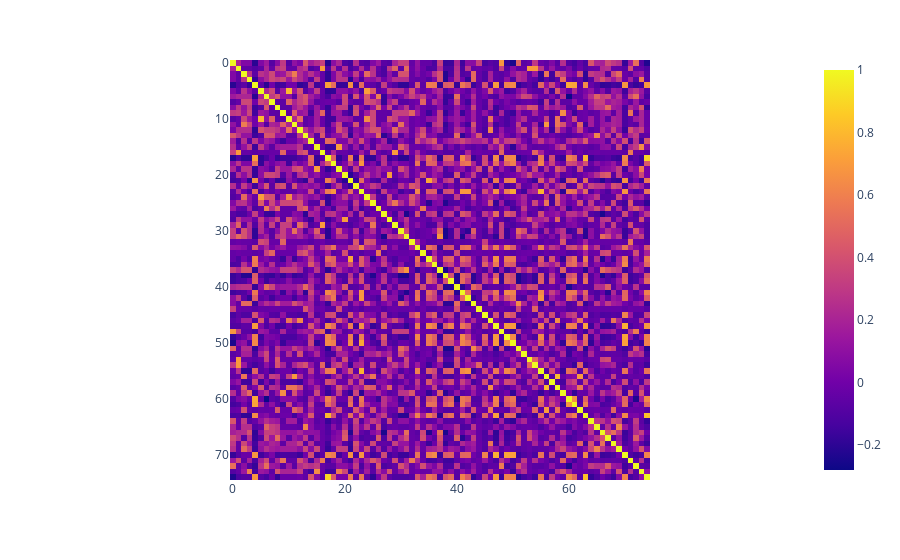

This figure's notebook cell:
### Code cell
fig = px.imshow(users_pierson_correlation)
fig.show()

### Figure 1 — Plotly figure (JSON) as saved in the notebook; plotly's stock layout.template omitted (floating-point values rounded to 4 significant figures; data arrays with more than 128 entries replaced by an {"elided": "..."} marker saying what was removed)
{"data": [{"coloraxis": "coloraxis", "hovertemplate": "x: %{x}<br>y: %{y}<br>color: %{z}<extra></extra>", "name": "0", "type": "heatmap", "x": [0, 1, 2, 3, 4, 5, 6, 7, 8, 9, 10, 11, 12, 13, 14, 15, 16, 17, 18, 19, 20, 21, 22, 23, 24, 25, 26, 27, 28, 29, 30, 31, 32, 33, 34, 35, 36, 37, 38, 39, 40, 41, 42, 43, 44, 45, 46, 47, 48, 49, 50, 51, 52, 53, 54, 55, 56, 57, 58, 59, 60, 61, 62, 63, 64, 65, 66, 67, 68, 69, 70, 71, 72, 73, 74], "xaxis": "x", "y": [0, 1, 2, 3, 4, 5, 6, 7, 8, 9, 10, 11, 12, 13, 14, 15, 16, 17, 18, 19, 20, 21, 22, 23, 24, 25, 26, 27, 28, 29, 30, 31, 32, 33, 34, 35, 36, 37, 38, 39, 40, 41, 42, 43, 44, 45, 46, 47, 48, 49, 50, 51, 52, 53, 54, 55, 56, 57, 58, 59, 60, 61, 62, 63, 64, 65, 66, 67, 68, 69, 70, 71, 72, 73, 74], "yaxis": "y", "z": {"elided": "75x75 float values"}}], "layout": {"coloraxis": {"colorscale": [[0, "#0d0887"], [0.1111, "#46039f"], [0.2222, "#7201a8"], [0.3333, "#9c179e"], [0.4444, "#bd3786"], [0.5556, "#d8576b"], [0.6667, "#ed7953"], [0.7778, "#fb9f3a"], [0.8889, "#fdca26"], [1, "#f0f921"]]}, "margin": {"t": 60}, "xaxis": {"anchor": "y", "constrain": "domain", "domain": [0, 1], "scaleanchor": "y"}, "yaxis": {"anchor": "x", "autorange": "reversed", "constrain": "domain", "domain": [0, 1]}}}
